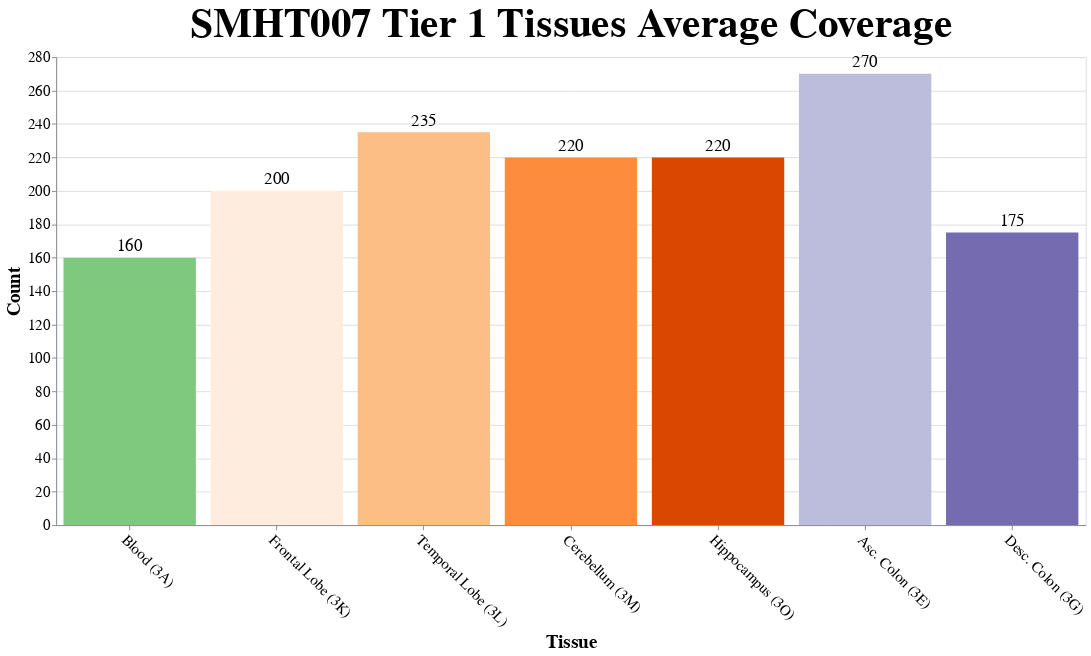

The notebook cell this image was saved under:
### Code cell
# Histogram of coverages for SMHT005

import altair as alt
import pandas as pd
import numpy as np

smht005_counts = [160, 175, 180, 180, 180, 200, 185]
smht007_counts = [160, 200, 235, 220, 220, 270, 175]

# Data taken from plugging merged bams into bam.iobio and recording here
data = pd.DataFrame({
    'category': ['Blood (3A)', 'Frontal Lobe (3K)', 'Temporal Lobe (3L)', 
                                 'Cerebellum (3M)', 'Hippocampus (3O)', 
                                 'Asc. Colon (3E)', 'Desc. Colon (3G)'], 
    'count': smht007_counts
})

custom_colors=['#7fc97f', '#feedde', '#fdbe85', '#fd8d3c', '#d94701', '#bcbddc', '#756bb1']

color_scale = alt.Scale(domain=['Blood (3A)', 'Frontal Lobe (3K)', 'Temporal Lobe (3L)', 
                                 'Cerebellum (3M)', 'Hippocampus (3O)', 
                                 'Asc. Colon (3E)', 'Desc. Colon (3G)'],
                        range=custom_colors)

bars = alt.Chart(data).mark_bar().encode(
    x=alt.X('category:N', title='Tissue', axis=alt.Axis(labelAngle=45), sort=['Blood (3A)', 'Frontal Lobe (3K)', 'Temporal Lobe (3L)', 
                                 'Cerebellum (3M)', 'Hippocampus (3O)', 
                                 'Asc. Colon (3E)', 'Desc. Colon (3G)']),
    y=alt.Y('count:Q', title='Count'),
    color=alt.Color('category:N', 
                   scale=color_scale,  # Use explicit color mapping
                   legend=None),
)

text = alt.Chart(data).mark_text(
    align='center',
    baseline='bottom',
    fontSize=18,
    dy=-3  # Offset text slightly above the bars
).encode(
    x=alt.X('category:N', sort=['Blood (3A)', 'Frontal Lobe (3K)', 'Temporal Lobe (3L)', 
                                 'Cerebellum (3M)', 'Hippocampus (3O)', 
                                 'Asc. Colon (3E)', 'Desc. Colon (3G)']),
    y=alt.Y('count:Q'),
    text=alt.Text('count:Q')
)

# Create histogram
chart = (bars + text).properties(
    width=1100,
    height=500,
    title='SMHT007 Tier 1 Tissues Average Coverage').configure_title(
    fontSize=44).configure_axis(
    labelFontSize=16,
    titleFontSize=20)

# Display the chart
chart.show()

### Figure 1 — Vega-Lite specification as saved in the notebook (floating-point values rounded to 4 significant figures)
{"config": {"view": {"continuousWidth": 300, "continuousHeight": 300}, "axis": {"labelFontSize": 16, "titleFontSize": 20}, "title": {"fontSize": 44}}, "layer": [{"mark": {"type": "bar"}, "encoding": {"color": {"field": "category", "legend": null, "scale": {"domain": ["Blood (3A)", "Frontal Lobe (3K)", "Temporal Lobe (3L)", "Cerebellum (3M)", "Hippocampus (3O)", "Asc. Colon (3E)", "Desc. Colon (3G)"], "range": ["#7fc97f", "#feedde", "#fdbe85", "#fd8d3c", "#d94701", "#bcbddc", "#756bb1"]}, "type": "nominal"}, "x": {"axis": {"labelAngle": 45}, "field": "category", "sort": ["Blood (3A)", "Frontal Lobe (3K)", "Temporal Lobe (3L)", "Cerebellum (3M)", "Hippocampus (3O)", "Asc. Colon (3E)", "Desc. Colon (3G)"], "title": "Tissue", "type": "nominal"}, "y": {"field": "count", "title": "Count", "type": "quantitative"}}}, {"mark": {"type": "text", "align": "center", "baseline": "bottom", "dy": -3, "fontSize": 18}, "encoding": {"text": {"field": "count", "type": "quantitative"}, "x": {"field": "category", "sort": ["Blood (3A)", "Frontal Lobe (3K)", "Temporal Lobe (3L)", "Cerebellum (3M)", "Hippocampus (3O)", "Asc. Colon (3E)", "Desc. Colon (3G)"], "type": "nominal"}, "y": {"field": "count", "type": "quantitative"}}}], "data": {"name": "data-b01479897a5441dc16eb9f4aa9847bd5"}, "height": 500, "title": "SMHT007 Tier 1 Tissues Average Coverage", "width": 1100, "$schema": "https://vega.github.io/schema/vega-lite/v5.20.1.json", "datasets": {"data-b01479897a5441dc16eb9f4aa9847bd5": [{"category": "Blood (3A)", "count": 160}, {"category": "Frontal Lobe (3K)", "count": 200}, {"category": "Temporal Lobe (3L)", "count": 235}, {"category": "Cerebellum (3M)", "count": 220}, {"category": "Hippocampus (3O)", "count": 220}, {"category": "Asc. Colon (3E)", "count": 270}, {"category": "Desc. Colon (3G)", "count": 175}]}}
